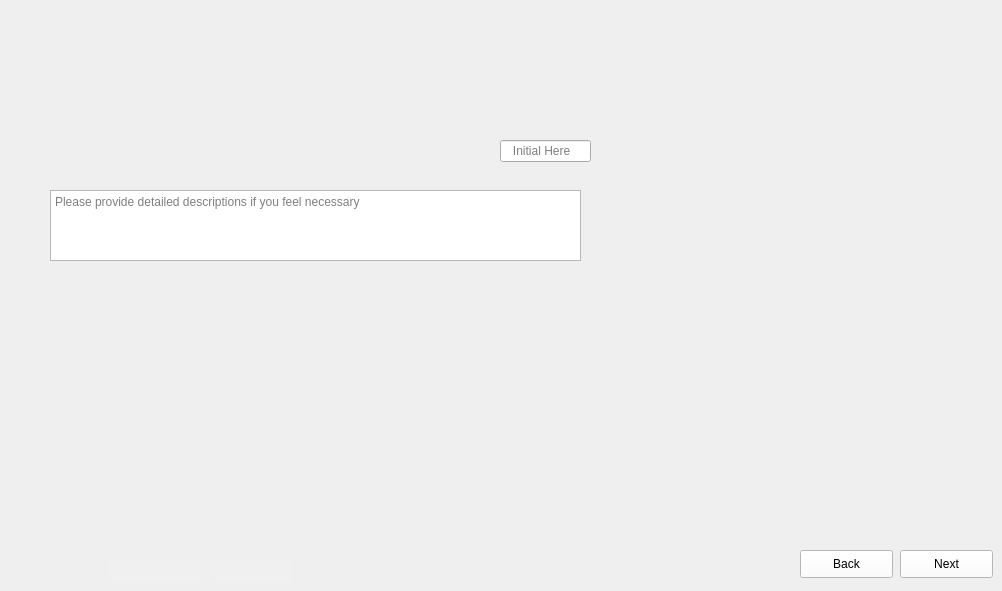
      <widget class="QWidget" name="Dice_First_Pillars_3">
       <property name="maximumSize">
        <size>
         <width>1024</width>
         <height>600</height>
        </size>
       </property>
       <property name="styleSheet">
        <string notr="true">border-image: url(:/images/images/Dice_First_Pillars_3.png);</string>
       </property>
       <widget class="QLineEdit" name="lineEdit_Initials_5">
        <property name="geometry">
         <rect>
          <x>500</x>
          <y>140</y>
          <width>91</width>
          <height>22</height>
         </rect>
        </property>
        <property name="styleSheet">
         <string notr="true">border-image:None;</string>
        </property>
        <property name="placeholderText">
         <string>   Initial Here</string>
        </property>
       </widget>
       <widget class="QTextEdit" name="textEdit_Comments_13">
        <property name="geometry">
         <rect>
          <x>50</x>
          <y>190</y>
          <width>531</width>
          <height>71</height>
         </rect>
        </property>
        <property name="styleSheet">
         <string notr="true">border-image:None;</string>
        </property>
        <property name="placeholderText">
         <string>Please provide detailed descriptions if you feel necessary </string>
        </property>
       </widget>
       <widget class="QLineEdit" name="lineEdit_Steps_13">
        <property name="geometry">
         <rect>
          <x>210</x>
          <y>560</y>
          <width>81</width>
          <height>22</height>
         </rect>
        </property>
        <property name="styleSheet">
         <string notr="true">QLineEdit{
background-color: rgb(240, 240, 240);
border: none;
border-image:None;
}</string>
        </property>
       </widget>
       <widget class="QLineEdit" name="lineEdit_Steps_14">
        <property name="geometry">
         <rect>
          <x>110</x>
          <y>560</y>
          <width>91</width>
          <height>22</height>
         </rect>
        </property>
        <property name="styleSheet">
         <string notr="true">QLineEdit{
background-color: rgb(240, 240, 240);
border: none;
border-image:None;
}</string>
        </property>
       </widget>
       <widget class="QPushButton" name="pushButton_Next_11">
        <property name="geometry">
         <rect>
          <x>900</x>
          <y>550</y>
          <width>93</width>
          <height>28</height>
         </rect>
        </property>
        <property name="styleSheet">
         <string notr="true">QPushButton{
background-color: rgb(255, 255, 255);
height: 35px;
border-image:None;
}
QPushButton::hover{
background-color: rgb(0, 0, 255);
}
QPushButton:pressed{
padding-top:7px;
padding-top:7px;
}</string>
        </property>
        <property name="text">
         <string>Next</string>
        </property>
       </widget>
       <widget class="QPushButton" name="pushButton_Back_11">
        <property name="geometry">
         <rect>
          <x>800</x>
          <y>550</y>
          <width>93</width>
          <height>28</height>
         </rect>
        </property>
        <property name="styleSheet">
         <string notr="true">QPushButton{
background-color: rgb(255, 255, 255);
height: 35px;
border-image:None;
}
QPushButton::hover{
background-color: rgb(0, 0, 255);
}
QPushButton:pressed{
padding-top:7px;
padding-top:7px;
}</string>
        </property>
        <property name="text">
         <string>Back</string>
        </property>
       </widget>
      </widget>
